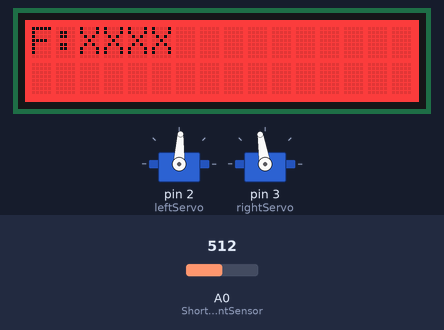
Simulated run of this sketch. Board: Arduino Uno, built with avr-gcc and run on an emulated ATmega328P. Shown: 2 × servo, 16×2 character LCD. The inputs (shaded band) are chosen by the test bench; at power-on: A0 (ShortFrontSensor) = 512.

Above: at 1.2 s.
1.3 s: A0 (ShortFrontSensor) set to 122
At 1.9 s:
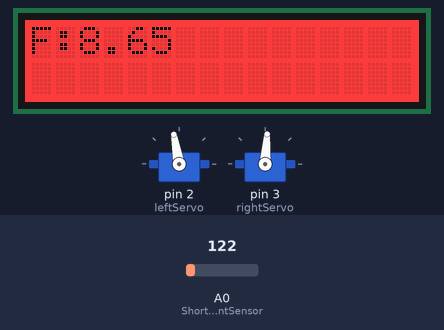
2.9 s: A0 (ShortFrontSensor) set to 716
At 4.2 s:
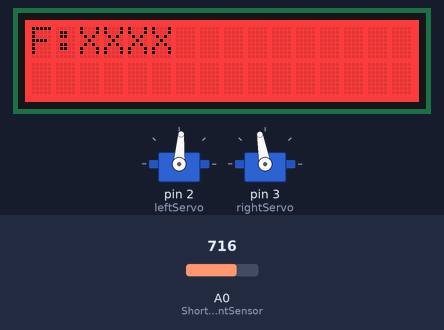
4.5 s: A0 (ShortFrontSensor) set to 0
At 6.0 s:
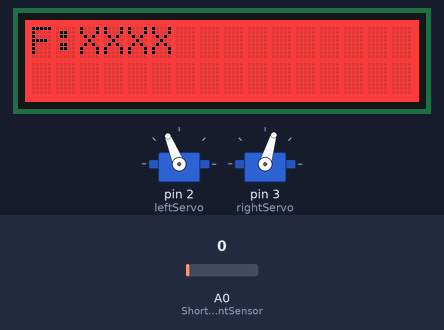
Timing chart, 0 to 7.5 s (numbered marks = the images above; inputs shaded):
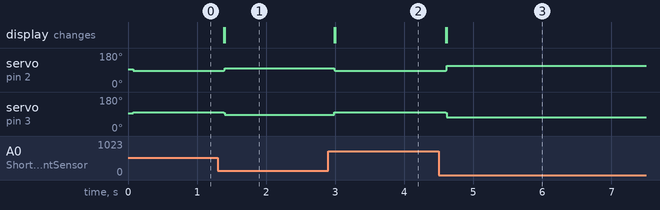

The sketch:

wallDistance.ino
```cpp
#include <RunningMedian.h>
#include <Servo.h>
#include <Adafruit_RGBLCDShield.h>

Adafruit_RGBLCDShield lcd = Adafruit_RGBLCDShield();

const int ShortFrontSensor = A0;
RunningMedian frontSensorSamples = RunningMedian(10);

Servo leftServo;
Servo rightServo;

unsigned long timeElapsed;
uint8_t buttons;
long last;  //last time you switched operations

float Pterm = 1;  //Kp Proportional Gain for closed loop feedback (Test values of 0.5, 1, 3, 5 and 20).
float desiredDistance = 5.0;  //r(t) = Desired distance to the goal.
float actualDistance; //y(t) = Distance from robot to goal. This is the actual distance value measured by the sensor.
float error;  //e(t) = r(t) - y(t); //desiredDistance minus actualDistance.
float controlSignal;  //u(t) = Kp*e(t) (control signal corresponding to robot velocity)
int outputControlSignalRight;  //ur(t) (right motor control signal corresponding to saturated robot velocity)
int outputControlSignalLeft;  //ur(t) (left motor control signal corresponding to saturated robot velocity)

#define RED 0x1
#define YELLOW 0x3
#define GREEN 0x2
#define TEAL 0x6
#define BLUE 0x4
#define VIOLET 0x5
#define WHITE 0x7

void switchState();
void moveForward();
void moveBack();
void moveStop();

int saturationFunctionRight();

void setup()
{
  Serial.begin(9600);
  leftServo.attach(2);
  rightServo.attach(3);
  moveStop();
  lcd.begin(16, 2);
  lcd.clear();
  lcd.setCursor(0, 0);
  lcd.print("STOP");
  lcd.setBacklight(RED);
}

void loop()
{
  actualDistance = calculateFrontDistance();
  error = desiredDistance - actualDistance;
  controlSignal = Pterm*error;
  outputControlSignalRight = saturationFunctionRight(controlSignal);
  outputControlSignalLeft = saturationFunctionLeft(controlSignal);

  leftServo.writeMicroseconds(outputControlSignalLeft);
  rightServo.writeMicroseconds(outputControlSignalRight);
  delay(10);
}


void moveForward()
{
  leftServo.writeMicroseconds(1615);
  rightServo.writeMicroseconds(1300);
  lcd.setBacklight(GREEN);
}

void moveBack()
{
  leftServo.writeMicroseconds(1300);
  rightServo.writeMicroseconds(1700);
}

void moveStop()
{
  leftServo.writeMicroseconds(1500);
  rightServo.writeMicroseconds(1500);
  lcd.setBacklight(RED);
}

double calculateFrontDistance()
{
  int sensorValue  = analogRead(ShortFrontSensor);
  frontSensorSamples.add(sensorValue);
  long m = frontSensorSamples.getMedian();

  double voltage = m*(5.0/1023.0);
  double distance = 5.0146*pow(voltage, -1.055);

  lcd.setCursor(0,0);
  lcd.print("F:");
  lcd.setCursor(2,0);
  if (distance >= 2.0 && distance <= 10.0)
    lcd.print(distance);
  else
    lcd.print("XXXX");

  return distance;
}

int saturationFunctionRight(float ctrlSignal)
{
  int outputCtrlSignal;

  if (ctrlSignal >= -10.00 && ctrlSignal <= 10.00)
  {
    outputCtrlSignal = 20*ctrlSignal + 1500;
  }
  else if (ctrlSignal > 10.00)
  {
    outputCtrlSignal = 1700;
  }
  else if (ctrlSignal < -10.00)
  {
    outputCtrlSignal = 1300;
  }

  return outputCtrlSignal;
}

int saturationFunctionLeft(float ctrlSignal)
{
  int outputCtrlSignal;

  if (ctrlSignal >= -10.00 && ctrlSignal <= 10.00)
  {
    outputCtrlSignal = -20*ctrlSignal + 1500;
  }
  else if (ctrlSignal > 10.00)
  {
    outputCtrlSignal = 1300;
  }
  else if (ctrlSignal < -10.00)
  {
    outputCtrlSignal = 1700;
  }

  return outputCtrlSignal;
}
```

Measured:
- after the input at 1.3 s, servo on pin 2 (leftServo): 87° → 100° after 0.08 s; servo on pin 3 (rightServo): 99° → 86° after 0.08 s; the display: first changes after 0.08 s (image 1 shows a later state)
- after the input at 2.9 s, servo on pin 2 (leftServo): 100° → 86° after 0.09 s; servo on pin 3 (rightServo): 86° → 100° after 0.09 s; the display: first changes after 0.09 s (image 2 shows a later state)
- after the input at 4.5 s, servo on pin 2 (leftServo): 86° → 112° after 0.10 s; servo on pin 3 (rightServo): 100° → 73° after 0.10 s; the display: first changes after 0.10 s (image 3 shows a later state)
